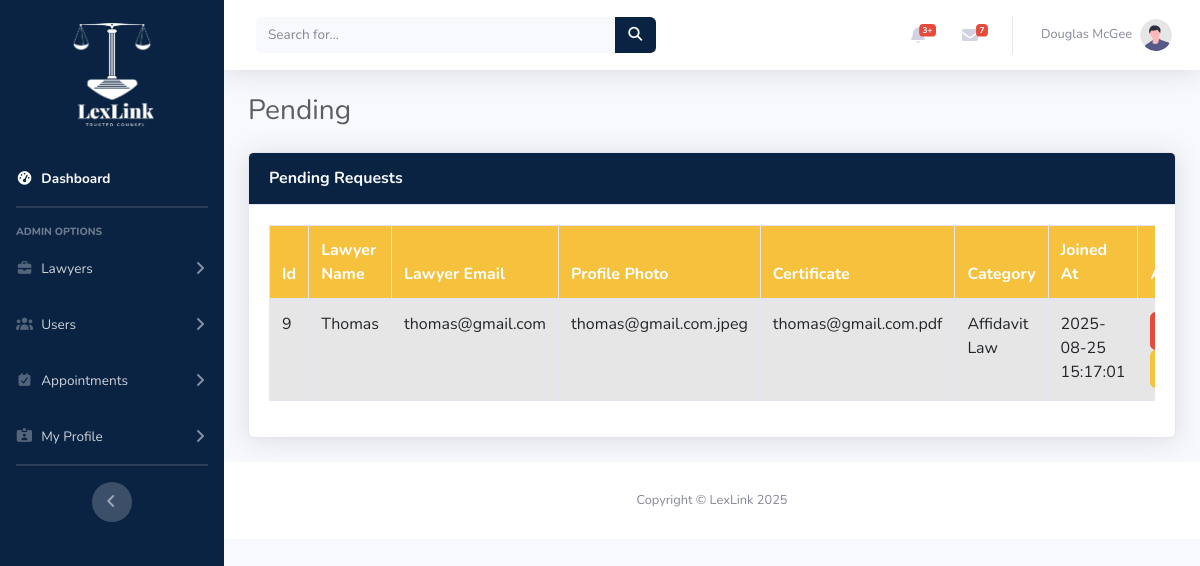
Page /admin/lawyer/pending-requests.php on the committed database.
### tables this page shows
CREATE TABLE `lawyers` (
  `lawyer_id` int(10) UNSIGNED NOT NULL,
  `lawyer_name` varchar(255) NOT NULL,
  `lawyer_email` varchar(255) NOT NULL,
  `lawyer_password` varchar(255) NOT NULL,
  `lawyer_picture` varchar(255) DEFAULT NULL,
  `lawyer_document` varchar(255) DEFAULT NULL,
  `lawyer_category` int(11) DEFAULT NULL,
  `lawyer_city` int(11) DEFAULT NULL,
  `role` varchar(100) NOT NULL DEFAULT 'lawyer',
  `lawyer_status` enum('pending','active') DEFAULT 'pending',
  `is_lawyer_promoted` tinyint(1) DEFAULT 0,
  `created_at` timestamp NOT NULL DEFAULT current_timestamp(),
  `updated_at` timestamp NOT NULL DEFAULT current_timestamp() ON UPDATE current_timestamp()
);

CREATE TABLE `categories` (
  `category_id` int(11) NOT NULL,
  `category_name` varchar(100) DEFAULT NULL
);

### admin/lawyer/pending-requests.php (the view)
<?php
include_once("../includes/header.php");
include_once("../includes/config.php");
?>
<?php
$getlawyers = "SELECT * FROM `lawyers` INNER JOIN `categories` ON lawyers.lawyer_id = categories.category_id WHERE `lawyer_status` = 'pending' ";
$lawyerResults = mysqli_query($connection, $getlawyers);
?>
<div class="container-fluid">
    <h1 class="h3 mb-4 text-gray-800">Pending </h1>
    <div class="card shadow mb-4">
        <div class="card-header py-3 bg-warning">
            <h6 class="m-0 font-weight-bold text-light">Pending Requests</h6>
        </div>
        <div class="card-body">
            <div class="table-responsive">
                <table class="table table-bordered table-striped" width="100%" cellspacing="0">
                    <thead class="bg-warning text-white">
                        <tr>
                            <th>Id</th>
                            <th>Lawyer Name</th>
                            <th>Lawyer Email</th>
                            <th>Profile Photo</th>
                            <th>Certificate</th>
                            <th>Category</th>
                            <th>Joined At</th>
                            <th>Actions</th>
                        </tr>
                    </thead>
                    <tbody>
                        <?php foreach ($lawyerResults as $lawyer) { ?>
                            <tr>
                                <td><?php echo $lawyer['lawyer_id']; ?></td>
                                <td><?php echo $lawyer['lawyer_name']; ?></td>
                                <td><?php echo $lawyer['lawyer_email']; ?></td>
                                <td><?php echo $lawyer['lawyer_picture']; ?></td>
                                <td><?php echo $lawyer['lawyer_document']; ?></td>
                                <td><?php echo $lawyer['category_name']; ?></td>
                                <td><?php echo $lawyer['created_at']; ?></td>
                                <td>
                                    <a href="actions/reject.php?appID=<?php echo $lawyer['lawyer_id']; ?>" class="btn btn-danger">Reject</a>
                                    <a href="actions/complete.php?appID=<?php echo $lawyer['lawyer_id']; ?>" class="btn btn-warning">Verify</a>
                                </td>
                            </tr>
                        <?php } ?>
                    </tbody>
                </table>
            </div>
        </div>
    </div>
</div>
<?php include_once("../includes/footer.php"); ?>

### admin/includes/header.php (style rules this page uses)
.bg-gradient-primary, .card-header { background-color: #0A2342 !important; background-image: none !important; background-size: cover; }

### rows in the picture
lawyers: lawyer_id "9", lawyer_name "Thomas", lawyer_email "thomas@gmail.com", lawyer_picture "thomas@gmail.com.jpeg", lawyer_document "thomas@gmail.com.pdf", lawyer_category.category_name "Affidavit Law", created_at "2025-08-25 15:17:01"
